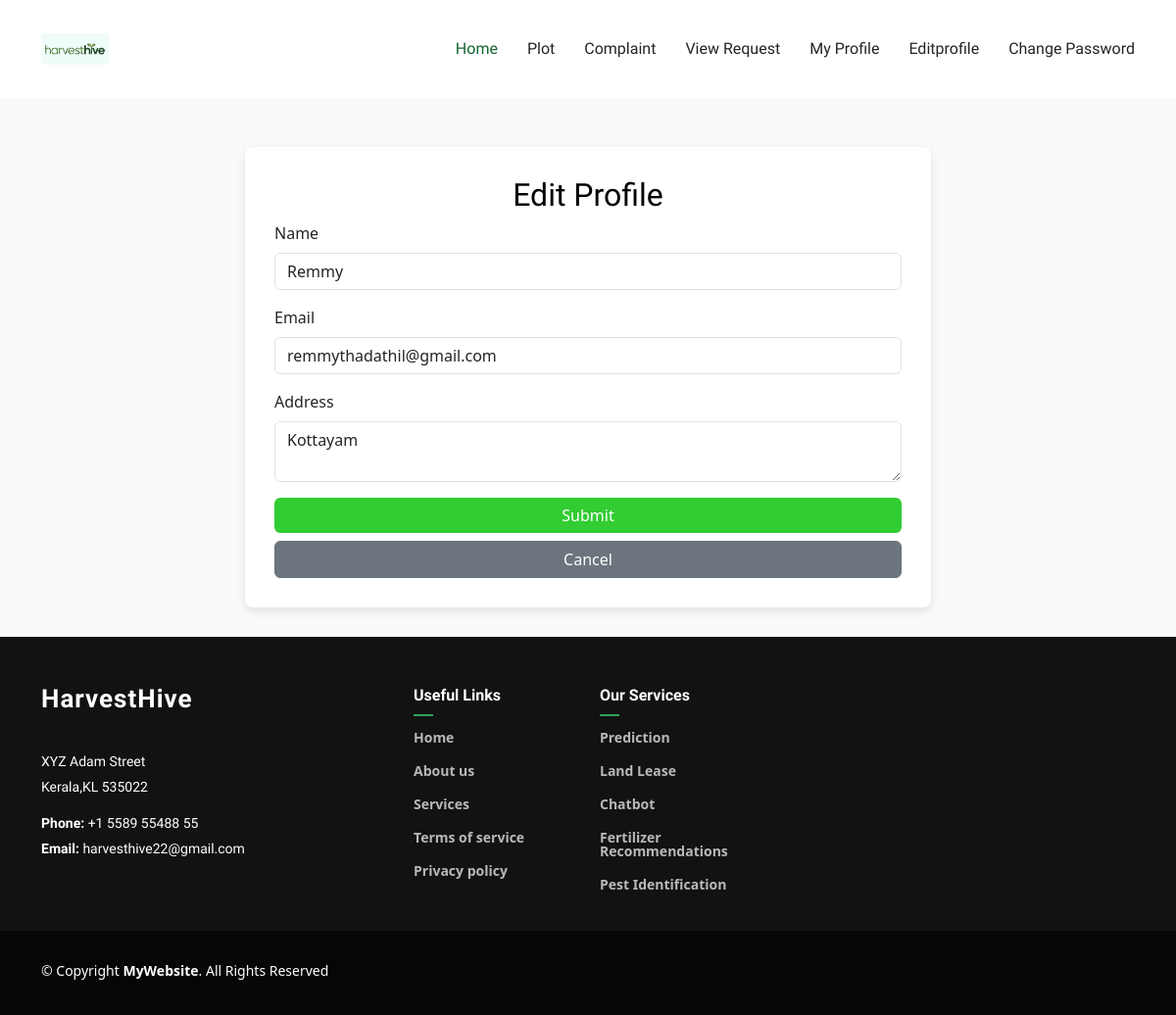
Page /Owner/ed/ (signed in) on the committed database.
### Guest/models.py (models this page shows)
class tbl_owner(models.Model):
    owner_name=models.CharField(max_length=30)
    owner_email=models.CharField(max_length=30)
    owner_pass=models.CharField(max_length=30)
    owner_address=models.CharField(max_length=30)
    owner_proof=models.FileField(upload_to="Assests/Owner/")

### Owner/views.py (the view)
# urls.py: path('ed/',views.editprof,name="editprof"),
def editprof(request):
    if "oid" in request.session:
        owner=tbl_owner.objects.get(id=request.session['oid'])
        if request.method=="POST":
            name=request.POST.get("txtn")
            email=request.POST.get("txte")
            address=request.POST.get("txta")
            owner.owner_name=name
            owner.owner_email=email
            owner.owner_address=address
            owner.save()
            return render(request,"Owner/myprofile.html",{"msg":"Profile Updated..."})
        else:
            return render(request,'Owner/editprof.html',{"owner":owner})
    else:
        return redirect("Guest:login")

### Owner/Templates/Owner/editprof.html (shortened to what this page needs)
{% extends 'Owner/Header.html' %}
{% load static %}
{% block content %}
<!DOCTYPE html>
<html lang="en">
<head>
    <link href="https://cdn.jsdelivr.net/npm/bootstrap@5.3.0/dist/css/bootstrap.min.css" rel="stylesheet">
</head>
<body>
    <div class="container">
        <div class="container-box">
            <h2 class="text-center">Edit Profile</h2>
            <form action="" method="post">
                <div class="mb-3">
                    <label class="form-label">Name</label>
                    <input required type="text" name="txtn" class="form-control" placeholder="Enter your name"
                        value="{{owner.owner_name}}"
                        pattern="^[A-Z]+[a-zA-Z ]*$"
                        title="Name Allows Only Alphabets, Spaces, and First Letter Must Be Capital Letter">
                </div>
                <div class="mb-3">
                    <label class="form-label">Email</label>
                    <input required type="text" name="txte" class="form-control" placeholder="Enter your email" value="{{owner.owner_email}}">
                </div>
                <div class="mb-3">
                    <label class="form-label">Address</label>
                    <textarea required name="txta" class="form-control" placeholder="Enter your address">{{owner.owner_address}}</textarea>
                </div>
                <div class="text-center">
                    <button type="submit" class="btn btn-custom w-100">Submit</button>
                    <a href="{% url 'Owner:myprofile' %}" class="btn btn-secondary w-100 mt-2">Cancel</a>
                </div>
            </form>
        </div>
    </div>
</body>
</html>
{% endblock content %}

### Guest/static/Main/assets/css/main.css (style rules this page uses)
:root { --default-font: "Open Sans", system-ui, -apple-system, "Segoe UI", Roboto, "Helvetica Neue", Arial, "Noto Sans", "Liberation Sans", sans-serif, "Apple Color Emoji", "Segoe UI Emoji", "Segoe UI Symbol", "Noto Color Emoji"; --heading-font: "Marcellus", sans-serif; --nav-font: "Marcellus", sans-serif; }
:root { --background-color: #ffffff; --default-color: #212529; --heading-color: #2d465e; --accent-color: #116530; --surface-color: #ffffff; --contrast-color: #ffffff; }
:root { --nav-color: #212529; --nav-hover-color: #116530; --nav-mobile-background-color: #ffffff; --nav-dropdown-background-color: #ffffff; --nav-dropdown-color: #212529; --nav-dropdown-hover-color: #116530; }
:root { scroll-behavior: smooth; }
body { color: var(--default-color); background-color: var(--background-color); font-family: var(--default-font); }
a { color: var(--accent-color); text-decoration: none; transition: 0.3s; }
h1, h2, h3, h4, h5, h6 { color: var(--heading-color); font-family: var(--heading-font); }

### Owner/Templates/Owner/editprof.html (style rules this page uses)
body { background: #f8f9fa; }
.container-box { max-width: 700px; margin: 50px auto; background: white; padding: 30px; border-radius: 8px; box-shadow: 0 4px 10px rgba(0, 0, 0, 0.1); }
h2 { color: black; }
a { text-decoration: none !important; font-weight: bold; }
.btn-custom { background: #32CD32; color: white; border: none; }

### rows in the picture
tbl_owner: txtn "Remmy", txte "remmythadathil@gmail.com", txta "Kottayam"
